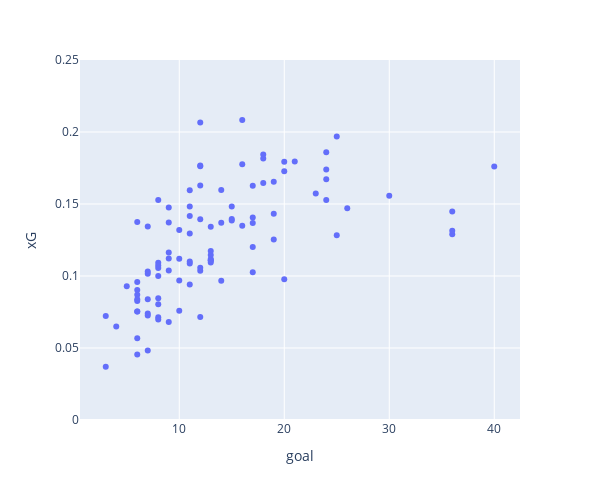

Notebook source saved alongside this figure:
### Code cell
t_df = df1.reset_index()
fig = px.scatter(data_frame=df1.reset_index(), y="xG", x="goal", custom_data='player_name', width=600, height=500)
#fig.update_xaxes(range=[0, 0.25])
fig.update_yaxes(range=[0, 0.25])
fig.update_layout(showlegend=False)
fig.update_traces(hovertemplate = "player : %{customdata} <br>" + 
                  '<br>' + 
                  'xG : %{y} <br>' + 
                  'goal : %{x}')
fig.show()

### Figure 1 — Plotly figure (JSON) as saved in the notebook; plotly's stock layout.template omitted (floating-point values rounded to 4 significant figures)
{"data": [{"customdata": [["Alejandro Darío Gómez"], ["Aleksandar Mitrović"], ["Alexandre Lacazette"], ["Alexis Alejandro Sánchez Sánchez"], ["Andrea Belotti"], ["Andy Delort"], ["Anthony Modeste"], ["Antoine Griezmann"], ["Antonio Candreva"], ["Aritz Aduriz Zubeldia"], ["Bamidele Alli"], ["Borja González Tomás"], ["Carlos Arturo Bacca Ahumada"], ["Charles Días Barbosa de Oliveira"], ["Cheikh N''Doye"], ["Christian Dannemann Eriksen"], ["Claudio Beauvue"], ["Cristiano Ronaldo dos Santos Aveiro"], ["Cyril Théréau"], ["Daniel Ciofani"], ["Daniel Didavi"], ["Deyverson Brum Silva Acosta"], ["Domenico Berardi"], ["Eder Citadin Martins"], ["Edin Džeko"], ["Edinson Roberto Cavani Gómez"], ["Fabio Quagliarella"], ["Fabián Ariel Orellana Valenzuela"], ["Federico Dionisi"], ["Franco Damián Vázquez"], ["Gareth Frank Bale"], ["Giacomo Bonaventura"], ["Giampaolo Pazzini"], ["Giovanni-Guy Yann Sio"], ["Gnégnéri Yaya Touré"], ["Gonzalo Gerardo Higuaín"], ["Graziano Pellè"], ["Gylfi Þór Sigurðsson"], ["Hakan Çalhanoğlu"], ["Harry Kane"], ["Hatem Ben Arfa"], ["Henrikh Mkhitaryan"], ["Iago Aspas Juncal"], ["Ivan Perišić"], ["Jamie Vardy"], ["Javier Guerra Rodríguez"], ["Jermain Defoe"], ["Jonathan Viera Ramos"], ["Josip Iličić"], ["José Luis Morales Nogales"], ["José Salomón Rondón Giménez"], ["Karim Bellarabi"], ["Karim Benzema"], ["Kevin Gameiro"], ["Klaas-Jan Huntelaar"], ["Lionel Andrés Messi Cuccittini"], ["Lorenzo Insigne"], ["Lucas Pérez Martínez"], ["Luis Alberto Romero Alconchel"], ["Luis Alberto Suárez Díaz"], ["Manuel Agudo Durán"], ["Marek Hamšík"], ["Marko Arnautović"], ["Martin Braithwaite Christensen"], ["Massimo Maccarone"], ["Matt Ritchie"], ["Michy Batshuayi Tunga"], ["Mohamed Salah"], ["Neymar da Silva Santos Junior"], ["Nicolas de Roussel de Préville"], ["Nikola Kalinić"], ["Odion Jude Ighalo"], ["Olivier Giroud"], ["Paul Pogba"], ["Paulo Bruno Exequiel Dybala"], ["Philippe Coutinho Correia"], ["Pierre-Emerick Aubameyang"], ["Raffael Caetano de Araújo"], ["Raúl García Escudero"], ["Riccardo Saponara"], ["Riyad Mahrez"], ["Robert Lewandowski"], ["Romelu Lukaku Menama"], ["Ronny Rodelin"], ["Ross Barkley"], ["Rubén Castro Martín"], ["Rubén Rochina Naixes"], ["Sadio Mané"], ["Sandro Wagner"], ["Sergio Leonel Agüero del Castillo"], ["Stephan El Shaarawy"], ["Thomas Müller"], ["Tiago Manuel Dias Correia"], ["Troy Deeney"], ["Wayne Mark Rooney"], ["Wissam Ben Yedder"], ["Yannis Salibur"], ["Youssef El-Arabi"], ["Zlatan Ibrahimović"]], "hovertemplate": "player : %{customdata} <br><br>xG : %{y} <br>goal : %{x}", "legendgroup": "", "marker": {"color": "#636efa", "symbol": "circle"}, "mode": "markers", "name": "", "orientation": "v", "showlegend": false, "type": "scatter", "x": [7, 9, 21, 13, 12, 12, 15, 23, 10, 20, 10, 18, 18, 12, 9, 6, 6, 36, 11, 9, 13, 9, 7, 13, 8, 19, 8, 7, 9, 8, 20, 6, 6, 7, 6, 36, 11, 11, 3, 25, 17, 11, 14, 8, 24, 12, 15, 10, 13, 7, 9, 6, 24, 16, 12, 26, 12, 17, 6, 40, 12, 6, 11, 11, 13, 4, 17, 14, 24, 6, 12, 15, 16, 8, 19, 8, 25, 13, 7, 5, 17, 30, 18, 10, 8, 19, 6, 11, 14, 24, 8, 20, 3, 13, 8, 17, 7, 16, 36], "xaxis": "x", "y": [0.07393, 0.1475, 0.1795, 0.1094, 0.1762, 0.1037, 0.1395, 0.1572, 0.1319, 0.1727, 0.09692, 0.1844, 0.1816, 0.1394, 0.1039, 0.05672, 0.0869, 0.1289, 0.1596, 0.1121, 0.111, 0.1163, 0.1031, 0.1118, 0.1528, 0.1654, 0.09993, 0.1015, 0.06804, 0.08035, 0.09775, 0.07539, 0.1375, 0.1343, 0.08259, 0.1314, 0.1087, 0.0941, 0.07228, 0.1282, 0.1026, 0.1102, 0.1371, 0.1056, 0.1672, 0.1768, 0.1483, 0.112, 0.1146, 0.07258, 0.1372, 0.07531, 0.1859, 0.2083, 0.1628, 0.1471, 0.07145, 0.1202, 0.0903, 0.176, 0.1058, 0.08394, 0.1482, 0.1417, 0.1173, 0.06494, 0.1406, 0.09673, 0.174, 0.09575, 0.2066, 0.1385, 0.1349, 0.07136, 0.1253, 0.06973, 0.1969, 0.1108, 0.08384, 0.09286, 0.1367, 0.1557, 0.1646, 0.07591, 0.08453, 0.1433, 0.04556, 0.1295, 0.1597, 0.1528, 0.1092, 0.1794, 0.03698, 0.1342, 0.1073, 0.1627, 0.04826, 0.1776, 0.1447], "yaxis": "y"}], "layout": {"height": 500, "legend": {"tracegroupgap": 0}, "margin": {"t": 60}, "showlegend": false, "width": 600, "xaxis": {"anchor": "y", "domain": [0, 1], "title": {"text": "goal"}}, "yaxis": {"anchor": "x", "domain": [0, 1], "range": [0, 0.25], "title": {"text": "xG"}}}}
